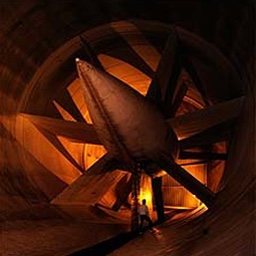
#> input picture image.jpeg, 256 x 256 px
$ python histogram.py   (older library calls are emulated)
#> lines starting #> are read from the running program, lines starting #| are printed output that depends on the picture; after the words box and inside, x2 and y2 are one past the last pixel; in counts of white or black regions, pixels touching at a corner belong together
import cv2
import numpy as np
import matplotlib.pyplot as plt

def HistoEqual(m_image):
    k = 0
    Sum = 0
    total_pixels = 0
    hist = list(0 for i in range(256))
    sum_of_hist = list(0 for i in range(256))
    for z in range(0, 256): #초기화 단계
        hist[z] = 0
        sum_of_hist[z] = 0

    for i in range(0,256):
        for j in range(0,256):
            k = int(m_image[i][j])
            hist[k] = hist[k] + 1
    for i in range(0,256):
        Sum = Sum + hist[i]
        sum_of_hist[i] = Sum

    total_pixels = 256 * 256

    for i in range(0,256):
        for j in range(0,256):
            k = int(m_image[i][j])
            m_image[i][j] = sum_of_hist[k]*(255.0/total_pixels)
            #sum_of_hist 누적분포함수 * 255/total_pixels 최대 명암도
    return m_image

def rgb2ycbcr(img):
    height, width, channel = img.shape
    b = img[...,0]
    g = img[...,1]
    r = img[...,2]

    y = np.zeros((height, width), dtype=np.float)
    cr = np.zeros((height,width),dtype=np.float)
    cb = np.zeros((height,width), dtype=np.float)
    for i in range(height):
        for j in range(width):
            y[i][j] = 0.299 * r[i][j] + 0.587 * g[i][j] + 0.114 * b[i][j]
            cr[i][j] = (r[i][j] - y[i][j]) * 0.713 + 128
            cb[i][j] = (b[i][j] - y[i][j]) * 0.564 + 128
    return y.astype(np.uint8),cr.astype(np.uint8),cb.astype(np.uint8)

def ycbcr2rgb(img):
    xform = np.array([[1,0,1.402],[1,-0.34414, -.71414],[1,1.772,0]])
    rgb = img.astype(np.float)
    rgb[:,:,[1,2]] -= 128
    rgb = rgb.dot(matrixMult(xform))


    np.putmask(rgb,rgb>255,255)
    np.putmask(rgb,rgb<0,0)
    return np.uint8(rgb)


def matrixMult(A): # 전치행렬
    row = len(A)
    col = len(A[0])
    B=[[0 for row in range(row)] for col in range(col)]

    for i in range(row):
        for j in range(col):
            B[j][i]=A[i][j]
    return B


img = cv2.imread("./image.jpeg", cv2.IMREAD_UNCHANGED)
#> img is the input picture: shape (256, 256, 3); mean B, G, R 9, 22.7, 58.5
r = img[...,0]
g = img[...,1]
b = img[...,2]

y,cr,cb = rgb2ycbcr(img)
#> after the loop in rgb2ycbcr, `for i in range(height):`:
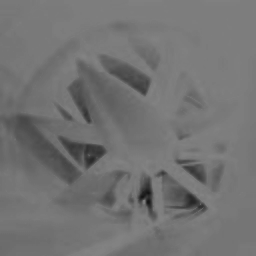
#> cb: shape (256, 256) float64; min 20.2, max 134.3, mean 115.1
#> after the loop in rgb2ycbcr, `for i in range(height):`:
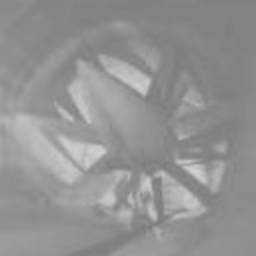
#> cr: shape (256, 256) float64; min 123.7, max 209.9, mean 147
#> after the loop in rgb2ycbcr, `for i in range(height):`:
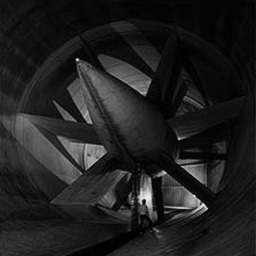
#> y: shape (256, 256) float64; min 0, max 242.5, mean 31.9

new_y = HistoEqual(y)
#> after the loop in HistoEqual, `for i in range(0,256):`: hist = 256 values, max 2144 at index 8, min 0 at index 213, mean 256
#> the loop in HistoEqual, `for i in range(0,256):` made 256 passes
#> Sum on passes 1 to 3: 127, 424, 1080
#> after the loop in HistoEqual, `for i in range(0,256):`: Sum = 65536; sum_of_hist = 256 values from 127 to 65536
#> after the loop in HistoEqual, `for i in range(0,256):`:
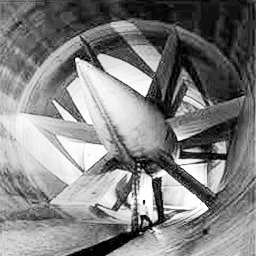
#> m_image: shape (256, 256); min 0, max 255, mean 129.2
ycrcb = (np.dstack((new_y, cr, cb))).astype(np.uint8)

new_rgb = ycbcr2rgb(ycrcb)
#> in ycbcr2rgb, `np.putmask(rgb,rgb>255,255)`:
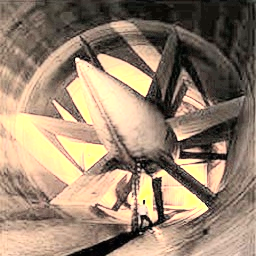
#> rgb: shape (256, 256, 3) float64; mean of channels 0, 1, 2 110.4, 131.9, 151.4; drawn with min black and max white
#> in ycbcr2rgb, `np.putmask(rgb,rgb<0,0)`: rgb: shape (256, 256, 3) float64; 0.51% of pixels changed, all inside (x1, y1, x2, y2) = (73, 10, 242, 256)

nr = new_rgb[...,0]
ng = new_rgb[...,1]
nb = new_rgb[...,2]
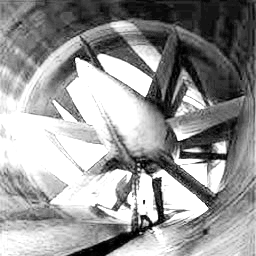
#> nb: shape (256, 256); min 0, max 255, mean 151


f,axes = plt.subplots(2,3)
f.set_size_inches((10,5))
plt.subplots_adjust(hspace=0.5)

axes[0,0].hist(r)
axes[0,0].set_title('Before Red')
axes[0,1].hist(g)
axes[0,1].set_title('Before Green')
axes[0,2].hist(b)
axes[0,2].set_title('Before Blue')

axes[1,0].hist(nr)
axes[1,0].set_title('After Red')
axes[1,1].hist(ng)
axes[1,1].set_title('After Green')
axes[1,2].hist(nb)
axes[1,2].set_title('After Blue')


cv2.imshow("original",img)
cv2.imshow("image",new_rgb)
plt.show()
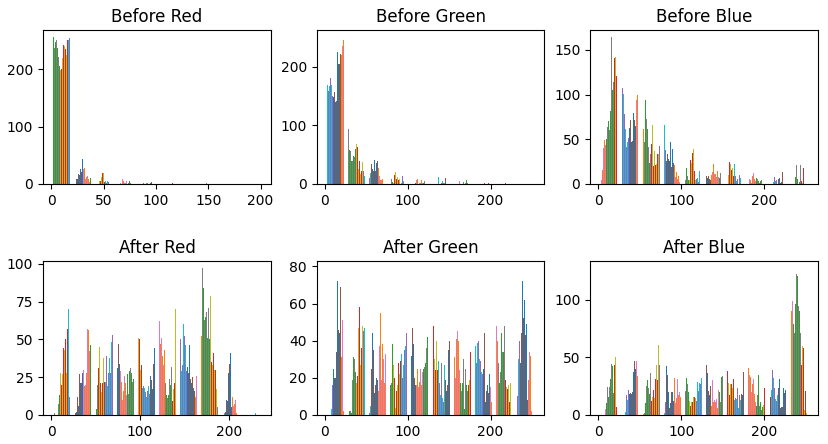
#> figure drawn by matplotlib, 6 panels; panel 1: tallest bar 256 high, from x = 2.02 to 2.08; panel 1: tallest bar 256 high, from x = 2.08 to 2.15; panel 1: tallest bar 256 high, from x = 2.15 to 2.21; panel 2: tallest bar 166 high, from x = 2.55 to 2.63
cv2.waitKey(0)
cv2.destroyAllWindows()
